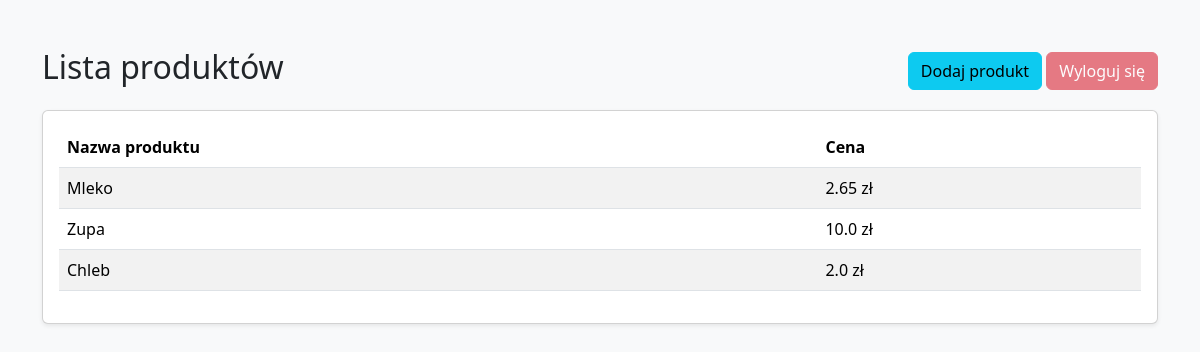
Page /display_products/ on the earlier database version.
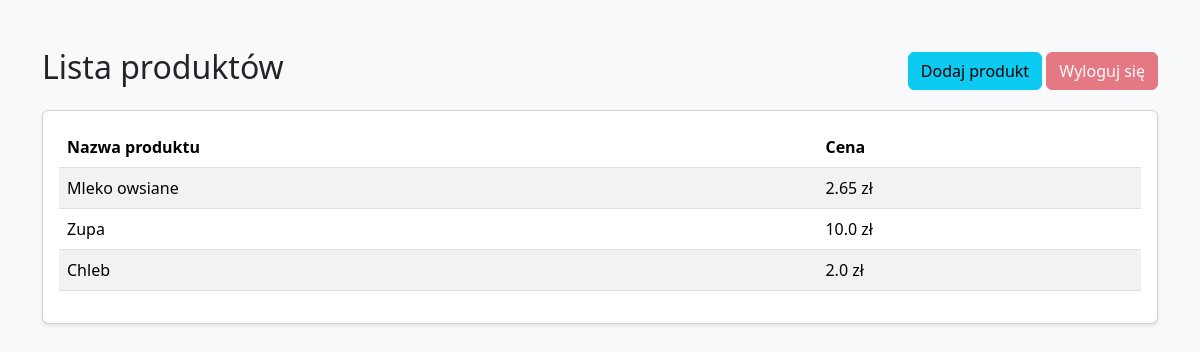
Same page on the later database version.
### MiniSklepApp/models.py (models this page shows, shortened)
class Product(models.Model):
    name = models.CharField(max_length=255)
    price = models.FloatField()

### MiniSklepApp/views.py (the view)
# urls.py: path('display_products/', display_products, name='display_products'),
def display_products(request):
    products = Product.objects.all()
    return render(request, 'display_products.html', {'products': products})

### MiniSklepApp/templates/display_products.html (shortened to what this page needs)
<!DOCTYPE html>
<html lang="pl">
<head>
    <link href="https://cdn.jsdelivr.net/npm/bootstrap@5.3.3/dist/css/bootstrap.min.css" rel="stylesheet">
</head>
<body class="bg-light">
    <div class="container mt-5">
        <div class="d-flex justify-content-between align-items-center mb-3">
            <h2>Lista produktów</h2>
            <div>
                <a href="{% url 'add_product' %}" class="btn btn-info">Dodaj produkt</a>
                {% if request.user.is_authenticated %}
                    <a href="{% url 'logout' %}" class="btn btn-danger">Wyloguj się</a>
                {% else %}
                    <button class="btn btn-danger" disabled>Wyloguj się</button>
                {% endif %}
            </div>
        </div>
        <div class="card p-3 shadow-sm">
            <table class="table table-striped table-hover">
                <thead>
                    <tr>
                        <th>Nazwa produktu</th>
                        <th>Cena</th>
                    </tr>
                </thead>
                <tbody>
                    {% for product in products %}
                    <tr data-id="{{ product.id }}">
                        <td contenteditable="true" class="editable" data-field="name">{{ product.name }}</td>
                        <td contenteditable="true" class="editable" data-field="price">{{ product.price }} zł</td>
                    </tr>
                    {% endfor %}
                </tbody>
            </table>
        </div>
    </div>
</body>
</html>

Differences in the rows shown:
changed Product: name "Mleko" → "Mleko owsiane"
